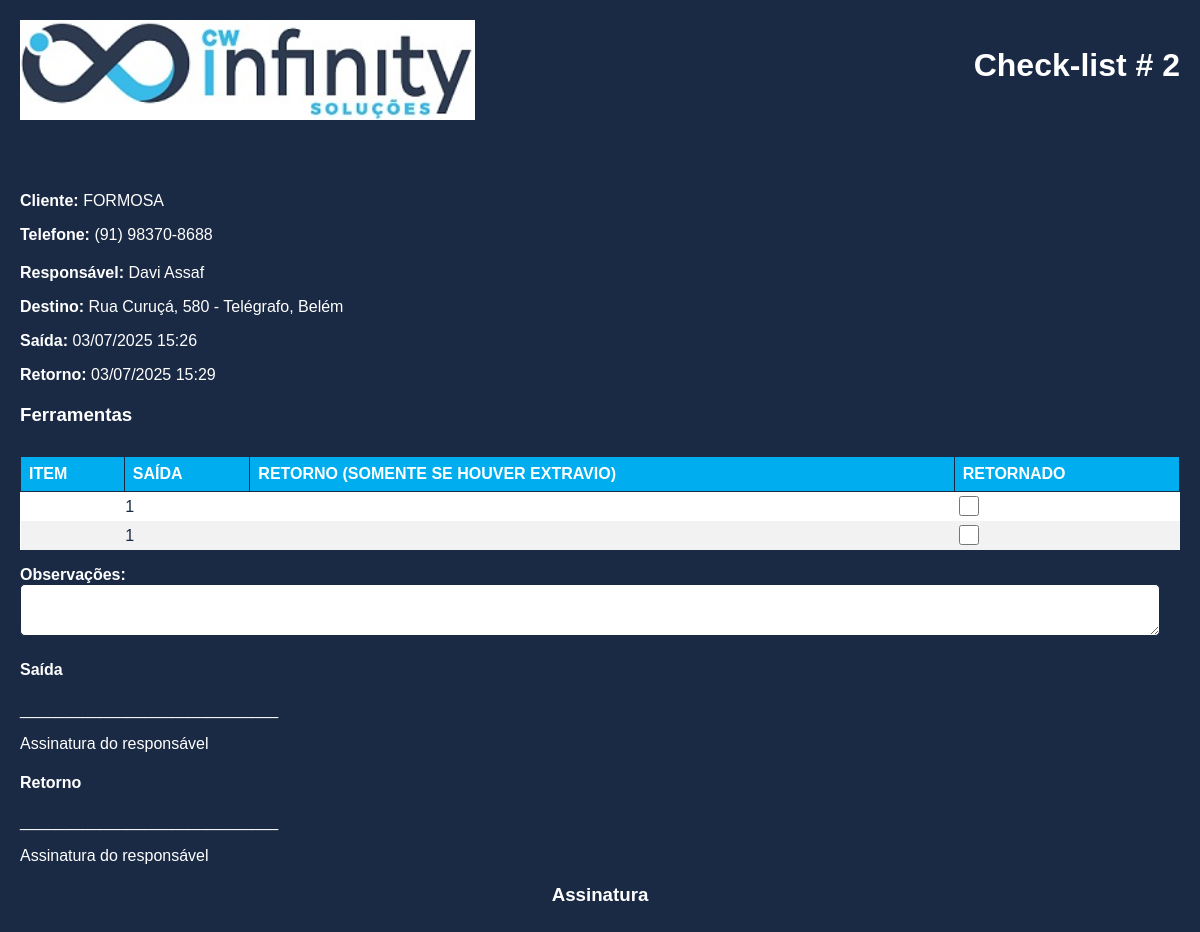
/menu/checklist/imprimir_checklist?id_checklist=2 (signed in), run on the app's committed database.
### tables this page shows
CREATE TABLE IF NOT EXISTS `checklist` (
  `id_checklist` int NOT NULL AUTO_INCREMENT,
  `nome_num` varchar(100) DEFAULT NULL,
  `criador` int DEFAULT NULL,
  `responsavel` int DEFAULT NULL,
  `motorista` int DEFAULT NULL,
  `veiculo` int DEFAULT NULL,
  `acompanhantes` text,
  `km_saida` int DEFAULT '0',
  `km_retorno` int DEFAULT NULL,
  `cliente` varchar(75) DEFAULT NULL,
  `contato` varchar(255) DEFAULT NULL,
  `telefone` varchar(20) DEFAULT NULL,
  `destino` varchar(250) DEFAULT NULL,
  `cidade` varchar(250) DEFAULT NULL,
  `saida` datetime DEFAULT CURRENT_TIMESTAMP,
  `retorno` datetime DEFAULT NULL,
  `situacao` varchar(10) DEFAULT '',
  `observacoes` text,
  PRIMARY KEY (`id_checklist`),
  KEY `responsavel` (`responsavel`),
  KEY `motorista` (`motorista`),
  KEY `veiculo` (`veiculo`),
  KEY `cliente` (`cliente`),
  KEY `destino` (`destino`),
  KEY `cidade` (`cidade`)
);

CREATE TABLE IF NOT EXISTS `funcionarios` (
  `id_funcionario` int NOT NULL AUTO_INCREMENT,
  `nome` varchar(100) NOT NULL,
  `telefone` varchar(25) NOT NULL,
  `email` varchar(250) DEFAULT NULL,
  `senha` varchar(255) DEFAULT NULL,
  `administrador` tinyint NOT NULL DEFAULT '0',
  PRIMARY KEY (`id_funcionario`),
  UNIQUE KEY `id` (`id_funcionario`)
);

CREATE TABLE IF NOT EXISTS `caixa_ferramentas` (
  `id` int NOT NULL AUTO_INCREMENT,
  `id_checklist` int NOT NULL,
  `id_ferramenta` int DEFAULT NULL,
  `id_maleta` int DEFAULT NULL,
  `quantidade_levada` float NOT NULL DEFAULT '0',
  `quantidade_devolvida` float NOT NULL DEFAULT '0',
  `retornado` varchar(5) NOT NULL DEFAULT 'NOK',
  PRIMARY KEY (`id`),
  UNIQUE KEY `unique_entry` (`id_checklist`,`id_ferramenta`,`id_maleta`),
  KEY `id_ferramenta` (`id_ferramenta`),
  KEY `id_maleta` (`id_maleta`)
);

### menu/checklist/imprimir_checklist/index.php (the view, shortened to what this page needs)
<?php
include '../../conn.php';
if (!isset($_GET['id_checklist']) || !($id_checklist = filter_input(INPUT_GET, 'id_checklist', FILTER_VALIDATE_INT)) || $id_checklist <= 0) {
    die("Erro: ID do checklist inválido ou não especificado.");
}
$query_checklist = "SELECT
    c.id_checklist, c.nome_num, c.responsavel, f.nome AS nome_responsavel,
    c.motorista, f2.nome AS nome_motorista, c.veiculo, v.nome AS nome_veiculo,
    v.placa, v.marca, v.km AS km_atual, c.acompanhantes, c.cliente, c.telefone AS telefone_custom, cli.nome_empresa,
    cli.telefone, cli.contato, c.destino, c.cidade,
    c.saida, c.retorno, c.situacao, c.observacoes, c.km_saida, c.km_retorno
FROM checklist c
LEFT JOIN funcionarios f ON c.responsavel = f.id_funcionario
LEFT JOIN funcionarios f2 ON c.motorista = f2.id_funcionario
LEFT JOIN veiculos v ON c.veiculo = v.id_veiculo
LEFT JOIN cliente cli ON c.cliente = cli.id_cliente
LEFT JOIN os_endereco ce ON c.destino = ce.id_endereco
WHERE c.id_checklist = ?";
$stmt_checklist = $conn->prepare($query_checklist);
$stmt_checklist->bind_param("i", $id_checklist);
$stmt_checklist->execute();
$result_checklist = $stmt_checklist->get_result();
$checklist = $result_checklist->fetch_assoc();
if ($checklist['nome_empresa'] === null) {
    $checklist['nome_empresa'] = $checklist['cliente'];
    $checklist['telefone'] = $checklist['telefone_custom'];
}
if (!empty($checklist['destino']) && !empty($checklist['cidade'])) {
    $destino = $checklist['destino'] . ', ' . $checklist['cidade'];
} elseif (!empty($checklist['destino'])) {
    $destino = $checklist['destino'];
} elseif (!empty($checklist['cidade'])) {
    $destino = $checklist['cidade'];
} else {
    $destino = 'Não informado';
}
$query_itens = "SELECT
    cf.id, cf.id_checklist, cf.id_ferramenta, f.nome AS nome_ferramenta,
    cf.id_maleta, m.nome AS nome_maleta, cf.quantidade_levada, cf.quantidade_devolvida, cf.retornado
FROM caixa_ferramentas cf
LEFT JOIN ferramentas f ON cf.id_ferramenta = f.id_ferramenta
LEFT JOIN maletas m ON cf.id_maleta = m.id_maleta
WHERE cf.id_checklist = ?
AND (
    (cf.id_maleta IS NOT NULL AND cf.id_ferramenta IS NULL)
    OR (cf.id_ferramenta IS NOT NULL AND cf.id_maleta IS NULL)
)";
$stmt_itens = $conn->prepare($query_itens);
$stmt_itens->bind_param("i", $id_checklist);
$stmt_itens->execute();
$result_itens = $stmt_itens->get_result();
?>
<!DOCTYPE html>
<html lang="pt-BR">
<head>
    <link rel="stylesheet" href="style.css">
    <link rel="stylesheet" href="https://cdnjs.cloudflare.com/ajax/libs/font-awesome/6.0.0-beta3/css/all.min.css">
</head>
<body>
    <div class="hidden">
        <div class="container-print">
            <div class="header">
                <img src="../../../images/logo_infinity_menu.jpg" alt="Logo" class="logo">
                <h1 class="title">Check-list # <?php echo htmlspecialchars($checklist['id_checklist']); ?></h1>
            </div>
            <div class="section info">
                <h3>Ordem de Serviço: <?php echo htmlspecialchars($checklist['nome_num'] ?? 'Não informado'); ?></h3>
                <p><strong>Cliente:</strong> <?php echo htmlspecialchars($checklist['nome_empresa'] ?? 'Não informado'); ?></p>
                <p><strong>Telefone:</strong> <?php echo htmlspecialchars($checklist['telefone'] ?? 'Não informado'); ?></p>
            </div>
            <div class="section info-colab">
                <p><strong>Responsável:</strong> <?php echo htmlspecialchars($checklist['nome_responsavel'] ?? 'Não informado'); ?></p>
                <p><strong>Destino:</strong> <?php echo htmlspecialchars($destino); ?></p>
                <p><strong>Saída:</strong> <?php echo htmlspecialchars($checklist['saida'] ? date('d/m/Y H:i', strtotime($checklist['saida'])) : 'Não informado'); ?></p>
                <p><strong>Retorno:</strong> <?php echo htmlspecialchars($checklist['retorno'] ? date('d/m/Y H:i', strtotime($checklist['retorno'])) : '____/____/________            ____:____'); ?></p>
            </div>
            <div class="ferramentas">
                <h3>Ferramentas</h3>
                <table class="table-style-print">
                    <thead>
                        <tr>
                            <th>ITEM</th>
                            <th>SAÍDA</th>
                            <th>RETORNO (SOMENTE SE HOUVER EXTRAVIO)</th>
                            <th>RETORNADO</th>
                        </tr>
                    </thead>
                    <tbody>
                        <?php while ($item = $result_itens->fetch_assoc()): ?>
                            <tr>
                                <?php if ($item['id_maleta']): ?>
                                    <td class="initial maleta"><?php echo htmlspecialchars($item['nome_maleta']); ?></td>
                                    <td class="maleta"></td>
                                    <td class="maleta"></td>
                                    <td class="final maleta"></td>
                                <?php else: ?>
                                    <td><?php echo htmlspecialchars($item['nome_ferramenta']); ?></td>
                                    <td><?php echo htmlspecialchars($item['quantidade_levada'] ?? 0); ?></td>
                                    <td></td>
                                    <td><input type="checkbox"></td>
                                <?php endif; ?>
                            </tr>
                        <?php endwhile; ?>
                    </tbody>
                </table>
            </div>
            <div class="obs">
                <p><strong>Observações:</strong><textarea name="" id=""></textarea></p>
            </div>
            <div class="sign" style=" margin-top: 10px;">
                <div class="sign-saida">
                    <h4>Saída</h4>
                    <p>_____________________________</p>
                    <p>Assinatura do responsável</p>
                </div>
                <div class="sign-retorno">
                    <h4>Retorno</h4>
                    <p>_____________________________</p>
                    <p>Assinatura do responsável</p>
                </div>
            </div>
            <h3 style="text-align: center;">Assinatura</h3>
        </div>
    </div>
</body>
</html>

### menu/checklist/style.css (style rules this page uses)
.header { display: flex; align-items: center; justify-content: space-between; margin-bottom: 20px; }
.header .logo { height: 100px; }
.section { margin-bottom: 20px; }
.section h3 { color: var(--primary-color); }

### menu/styles.css (style rules this page uses)
body { background-color: var(--primary-color); font-family: var(--font-family); color: var(--secondary-color); margin: 0; padding: 20px; font-family: Arial, Helvetica, sans-serif; }
h1 { text-align: center; }
h1, h2, h3 { margin-bottom: 30px; }
.table-style, table { width: 100%; border-collapse: collapse; background-color: var(--secondary-color); color: var(--primary-color); }
.table-style th, table th { background-color: var(--accent-color); color: var(--secondary-color); border: 1px solid var(--primary-color); padding: 8px; text-align: left; }
.table-style tr:nth-child(even), table tr:nth-child(even) { background-color: var(--neutral-color); }
input[type="text"], input[type="tel"], input[type="email"], select, textarea { width: 100%; padding: 10px; border: 1px solid var(--primary-color); border-radius: var(--border-radius); box-sizing: border-box; font-size: 1em; }
textarea { width: 98.25%; }
input[type="checkbox"] { width: 20px; height: 20px; }

### menu/config.css (style rules this page uses)
:root { --primary-color: #1A2A44; --secondary-color: #FFFFFF; --accent-color: #00AEEF; --accent-hover-color: #008FCC; --neutral-color: #F2F2F2; --font-family: Arial, sans-serif; --border-radius: 5px; --container-radius: 10px; --shadow: 0 0 15px rgba(0, 0, 0, 0.2); }

### data on the page
checklist: id_checklist "2", cliente "FORMOSA", telefone "(91) 98370-8688", funcionarios.nome "Davi Assaf", destino "Rua Curuçá, 580 - Telégrafo, Belém", saida "03/07/2025 15:26", retorno "03/07/2025 15:29"
caixa_ferramentas: quantidade_levada "1"
caixa_ferramentas: quantidade_levada "1"
